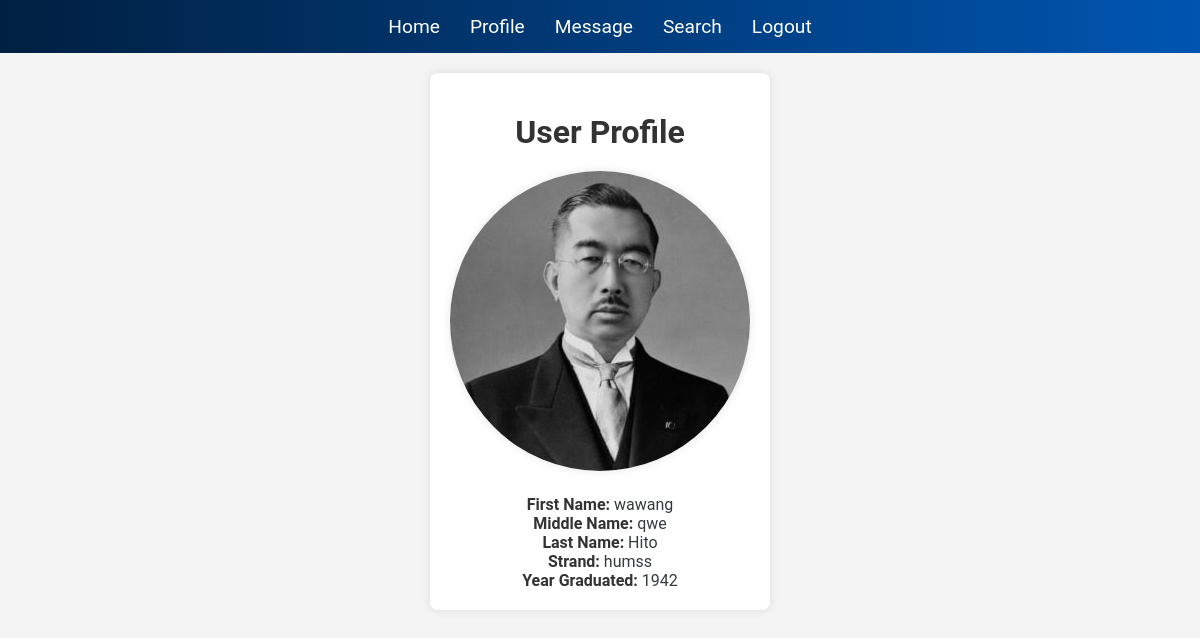
Screenshot of /user/qwe/ (signed in) with the database file from the repository.
### myapp/models.py (models this page shows, shortened)
class UserProfile(models.Model):
    user = models.OneToOneField(User, on_delete=models.CASCADE)
    first_name = models.CharField(max_length=30, blank=True, null=True)
    middle_name = models.CharField(max_length=30, blank=True, null=True)
    last_name = models.CharField(max_length=30, blank=True, null=True)
    year_graduated = models.CharField(max_length=30, blank=True, null=True)
    strand = models.CharField(max_length=10, blank=True, null=True, choices=[
        ('tvl', 'TVL'),
        ('abm', 'ABM'),
        ('humss', 'HUMSS'),
        ('stem', 'STEM'),
    ])
    profile_picture = models.ImageField(upload_to='profile_pictures/', null=True, blank=True)

### myapp/views.py (the view)
# urls.py: path('user/<str:username>/', UserProfileView.as_view(), name='user_profile'),
@method_decorator(login_required, name='dispatch')
class UserProfileView(View):
    template_name = 'user_profile.html'
    def get(self, request, username):
        viewed_user = get_object_or_404(User, username=username)
        logged_in_user = request.user
        viewed_user_profile, created = UserProfile.objects.get_or_create(user=viewed_user)
        viewed_user_profile_form = UserProfileForm(instance=viewed_user_profile)
        profile_picture_url = viewed_user_profile.profile_picture.url if viewed_user_profile.profile_picture else None
        return render(request, self.template_name, {
            'viewed_user': viewed_user,
            'logged_in_user': logged_in_user,
            'viewed_user_profile': viewed_user_profile,
            'profile_picture_url': profile_picture_url,
        })

### templates/user_profile.html (shortened to what this page needs)
<!DOCTYPE html>
<html lang="en">
<head>
</head>
<body>
    <nav class="navbar">
        <div class="navbar-container">
            {% if user.is_authenticated %}
                {% if user.is_staff %}
                    <a href="{% url 'admin_post' %}">Home</a>
                {% else %}
                    <a href="{% url 'regular_user_view' %}">Home</a>
                {% endif %}
                <a href="{% url 'profile' %}">Profile</a>
                <a href="{% url 'send_message' %}">Message</a>
                <a href="{% url 'search_user' %}">Search</a>
                <a href="{% url 'logout' %}">Logout</a>
            {% endif %}
        </div>
    </nav>
    <div class="container">
        <h1>User Profile</h1>
        <div class="profile">
            {% if profile_picture_url %}
                <img src="{{ profile_picture_url }}" alt="Profile Picture" class="profile-picture">
            {% else %}
                <p>No profile picture available</p>
            {% endif %}
        </div>
        <div class="user-details">
            <label><strong>First Name:</strong> {{ viewed_user_profile.first_name }}</label><br>
            <label><strong>Middle Name:</strong> {{ viewed_user_profile.middle_name }}</label><br>
            <label><strong>Last Name:</strong> {{ viewed_user_profile.last_name }}</label><br>
            <label><strong>Strand:</strong> {{ viewed_user_profile.strand }}</label><br>
            <label><strong>Year Graduated:</strong> {{ viewed_user_profile.year_graduated }}</label><br>
        </div>
    </div>
</body>
</html>

### templates/user_profile.html (style rules this page uses)
body { font-family: 'Roboto', sans-serif; margin: 0; padding: 0; background-color: #f4f4f4; color: #343a40; display: flex; flex-direction: column; align-items: center; }
h1 { text-align: center; color: #333; margin: 20px 0; }
img { border-radius: 50%; max-width: 100%; margin-bottom: 20px; box-shadow: 0 0 10px rgba(0, 0, 0, 0.1); }
strong { color: #333; font-weight: bold; }
.container { max-width: 600px; margin: 20px auto; background-color: #fff; padding: 20px; border-radius: 8px; box-shadow: 0 0 10px rgba(0, 0, 0, 0.1); text-align: center; }
.navbar { background: linear-gradient(to right, #001f3f, #0056b3); padding: 15px; text-align: center; width: 100%; }
.navbar-container { display: flex; justify-content: center; align-items: center; }
.navbar a { color: white; text-decoration: none; margin: 0 15px; font-size: 1.2em; }

### rows the page displays
UserProfile: first_name "wawang", middle_name "qwe", last_name "Hito", strand "humss", year_graduated "1942"
